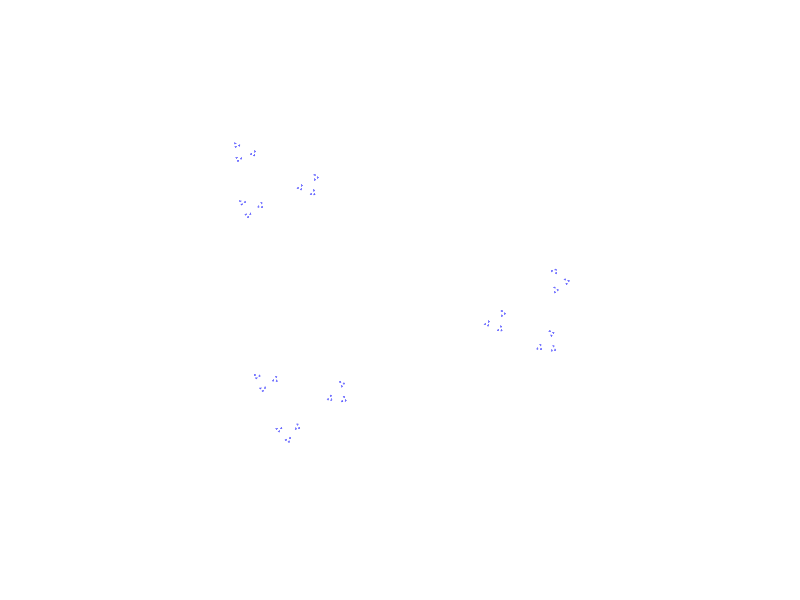

Write the MATLAB code that produced this figure. (Note: this script raises an error after producing the figure.)
% A simple script to plot self-affine sets by iterating polygons
% Zhou Feng @ 2020-10-12
clc, clf, clear
tic

%% settings
% IFS linear parts
numMaps = 3;
rotDeg = [0, 17, 90]; % unit in degree in [0, 360]
ratios = 1/3 * ones(1, numMaps);
linearMats = cell(1, numMaps);
for i = 1:numMaps
    linearMats{i} = ratios(i) * [cosd(rotDeg(i)) -sind(rotDeg(i));...
        sind(rotDeg(i)) cosd(rotDeg(i))];
end
% linearMats = {[-1/4 1/5; 1/4 1/5], [-1/4 1/3; 1/4 1/3]};

% IFS translations
translations = {[1.5; 0.2],...
    [0.25; 0.4],...
    [2.7; 0.6]};

% initial polygon for iteration
shapeInit = [0 3 3 0;
    0 0 2 2];

numItrs = 8; % iteration time

% plot settings
% format
showTitle = false;
fixAxisRatio = true;
colorFaces = repelem("black", numItrs+1);
alphaFaces = 0.3/(numItrs+1) * (1:1:numItrs+1);
% alphaFaces = 0.1 * ones(1, numItrs + 1);
colorEdges = repelem("black", numItrs+1);
alphaEdges = ones(1, numItrs + 1);
% figures
showItrs = false; % show intermediate iterations
showHistory = false; % plot previous iterations
saveFigures = false;
filename = "nonoverlap-OneFourth"; % the prefix for saved files
fileExt = ".pdf"; % file format: .pdf, .png, .jpg, .fig
fixBoundary = true; % fix the boundary as the initial polygon
rmWhite = true;
% grid
showGrid = false;
widthGrid = 0.05;

%% Examples
% % --- Hochman's talk ----------
% non-overlap self-similar set
numMaps = 3;
rotDeg = [0, 17, 60]; % unit in degree in [0, 360]
ratios = 1/4 * ones(1, numMaps);
linearMats = cell(1, numMaps);
for i = 1:numMaps
    linearMats{i} = ratios(i) * [cosd(rotDeg(i)) -sind(rotDeg(i));...
        sind(rotDeg(i)) cosd(rotDeg(i))];
end
translations = {[1/10; 6/10],...
    [1/5; 1/8],...
    [4/5; 3/10]};
shapeInit = [0 1 1 0;
    0 0 1 1];

% % overlapping self-similar set
% numMaps = 3;
% rotDeg = [0, 17, 90]; % unit in degree in [0, 360]
% ratios = 1/3 * ones(1, numMaps);
% linearMats = cell(1, numMaps);
% for i = 1:numMaps
%     linearMats{i} = ratios(i) * [cosd(rotDeg(i)) -sind(rotDeg(i));...
%         sind(rotDeg(i)) cosd(rotDeg(i))];
% end
% translations = {[1.5; 0.2],...
%     [0.25; 0.4],...
%     [2.7; 0.6]};
% shapeInit = [0 3 3 0;
%              0 0 2 2];

% ---------------------------------- gaskets --------------------------------- %
% % Sierpinski gasket
% cRatio = 1/2;
% linearMats = cell(1, 3);
% for i = 1:3
%     linearMats{i} = cRatio * eye(2);
% end
% translations = {[0; 0], [cRatio; 0], [0; cRatio]};
% shapeInit = [0 1 0; 0 0 1];

% % Sierpinski gasket (self-affine)
% hRatio = 0.25;
% vRatio = 0.7;
% linearMats = {[hRatio 0; 0 vRatio],
%               [1 - hRatio 1 - hRatio - vRatio; 0 vRatio],
%               [1 - vRatio 0; 0 1 - vRatio]};
% translations = {[0; 0], [hRatio; 0], [0; vRatio]};
% shapeInit = [0 1 0; 0 0 1];

% ---------------------------------- carpets --------------------------------- %
% % Sierpinski carpet
% linearMats = cell(1, 8);
% for i = 1:8
%     linearMats{i} = 1/3 * eye(2);
% end
% translations = {[0;0], [1;0], [2;0], [0;1], [2;1], [0;2], [1;2], [2;2]};
% shapeInit = [0 3 3 0; 0 0 3 3];

% % Bedford-McMullen carpet
% BMselect = [1 0 0;
%         0 1 0;
%         0 0 1;
%         1 0 0]; % select positions
% [BMv, BMh] = size(BMselect);
% BMmat = flipud(BMselect);
% [oneRows, oneCols] = find(BMmat > 0);
% BMsize = length(oneRows);
% BMlinear = [1 / BMh 0; 0 1 / BMv];
% linearMats = cell(1, BMsize);
% translations = cell(1, BMsize);
% for i = 1:BMsize
%     linearMats{i} = BMlinear;
%     translations{i} = [(oneCols(i) - 1) * (1 / BMh); (oneRows(i) - 1) * (1 / BMv)];
% end
% shapeInit = [0 1 1 0; 0 0 1 1];

% % Baranski carpet (with possible overlaps)
% Bar_h = [0.1 0.3 0.4 0.2]; % horizontal scales
% Bar_v = [0.1 0.2 0.4 0.3]; % vertical scales
% Bar_select = [1 0 1 0;
%               0 1 0 1;
%               0 0 0 0;
%               0 0 1 0]; % select positions
% Bar_mat = flipud(Bar_select);
% [oneRows, oneCols] = find(Bar_mat > 0);
% Bar_size = length(oneRows);
% linearMats = cell(1, Bar_size);
% translations = cell(1, Bar_size);
% for i = 1:Bar_size
%     linearMats{i} = [Bar_h(oneCols(i)) 0; 0 Bar_v(oneRows(i))];
%     translations{i} = [sum(Bar_h(1:oneCols(i))) - Bar_h(oneCols(i));...
%         sum(Bar_v(1:oneRows(i))) - Bar_v(oneRows(i))];
% end
% shapeInit = [0 1 1 0; 0 0 1 1];

% --------------------------------- triangles -------------------------------- %
% % Sierpinski triangle
% cRatio = 1/2;
% linearMats = cell(1, 3);
% for i = 1:3
%     linearMats{i} = cRatio * eye(2);
% end
% translations = {[0; 0], [1-cRatio; 0], [0.5*(1-cRatio); (1-cRatio)*0.5*sqrt(3)]};
% shapeInit = [0 1 0.5; 0 0 0.5*sqrt(3)];

% % Sierpinski triangle (self-affine)
% ratio1st = 2/3;
% ratio2nd = 2/3;
% linearMats = {[ratio1st * (1 - ratio2nd) ratio1st * (2 * ratio2nd - 1) / sqrt(3);...
%     0 ratio1st * ratio2nd], ...
%     [ratio1st * (1 - ratio2nd) 0; 0 ratio1st * (1 - ratio2nd)], ...
%     [ratio1st * ratio2nd 0; 0 ratio1st * ratio2nd], ...
%     [1 - ratio1st 0; 0 1 - ratio1st], ...
%     [1/2 (1/2 - ratio1st) / sqrt(3); sqrt(3) / 2 - sqrt(3) * ratio1st 1/2]};
% translations = {[0; 0], [ratio1st * ratio2nd / 2; ratio1st * ratio2nd * sqrt(3) / 2],...
%     [ratio1st * (1 - ratio2nd); 0], ...
%     [ratio1st; 0], [ratio1st / 2; ratio1st * sqrt(3) / 2]};
% shapeInit = [0 1 0.5; 0 0 0.5 * sqrt(3)];

% ----------------------------------- dusts ---------------------------------- %
% % Cantor dust
% linearMats = cell(1, 4);
% for i = 1:4
%     linearMats{i} = 0.25 * eye(2);
% end
% translations = {[0.26; 0], ...
%     [0.75; 0.25], ...
%     [0; 0.5], ...
%     [0.5; 0.75]};
% shapeInit = [0 1 1 0; 0 0 1 1];

% % product Cantor set
% linearMats = cell(1, 4);
% for i = 1:4
%     linearMats{i} = 1/3 * eye(2);
% end
% translations = {[0; 0], [2/3; 0], [0; 2/3], [2/3; 2/3]};
% shapeInit = [0 1 1 0; 0 0 1 1];

% ----------------------------------- misc ----------------------------------- %
% % Dim of self-affine sets is discontinuous
% ratioDimDiscts = 0.1;
% linearMats = {[0.5 0; 0 1/3], [0.5 0; 0 1/3]};
% translations = {[0; 2/3], [ratioDimDiscts; 0]};
% shapeInit = [0 1 1 0; 0 0 1 1];

% % attenna
% linearMats = {[0.25 0; 0 0.25], [0.25 0; 0 0.25], [0.25 0; 0 0.25],...
%               [0.25 0; 0 0.25], [0.5 0; 0 0.5]};
% translations = {[0; 0], [0.75; 0], [0.75; 0.75], [0; 0.75], [0.25; 0.25]};
% shapeInit = [0 1 1 0; 0 0 1 1];

%% Error handling
isCompactible = false;

if length(linearMats) == length(translations)
    isCompactible = true;
end

if ~isCompactible
    error('Illegal settings. Dimensions of the parameters does not match!')
end

% generate params
spaceDim = 2;
numInitFaces = 1;
sizeIFS = length(linearMats);
numInitPts = size(shapeInit, 2);
shapeInitFaces = 1:numInitPts;

% colors
colorsRGB = {[0 0.4470 0.7410],...
    [0.8500 0.3250 0.0980],...
    [0.9290 0.6940 0.1250],...
    [0.4940 0.1840 0.5560],...
    [0.4660 0.6740 0.1880],...
    [0.3010 0.7450 0.9330],...
    [0.6350 0.0780 0.1840]};

%% Generate points
ptsInit = shapeInit;
ptsNow = ptsInit;
sizeNow = numInitPts;
ptsTotal = cell(numItrs + 1, 1);
ptsTotal{1} = ptsInit;

for levelNow = 1:numItrs
    
    ptsTmp = zeros(spaceDim, sizeNow * sizeIFS);
    
    for indexFct = 1:sizeIFS
        ptsTmp(:, (indexFct - 1) * sizeNow + 1:indexFct * sizeNow) = ...
            linearMats{indexFct} * ptsNow + translations{indexFct};
    end
    
    ptsNow = ptsTmp;
    sizeNow = size(ptsNow, 2);
    
    ptsTotal{levelNow + 1} = ptsNow;
end

%% Plot
numShapes = sizeNow / numInitPts;
startF = numItrs + 1;
if showItrs
    startF = 1;
end
for f = startF:numItrs +1
    if showItrs
        figure(f)
    else
        figure(1)
    end
    
    startPlot = 1;
    if ~showHistory
        startPlot = f;
    end
    if fixBoundary
        for i = 1
            sizeTmp = size(ptsTotal{i}, 2);
            numShapesTmp = sizeTmp / numInitPts;
            facesPlot = kron(ones(numShapesTmp, 1), shapeInitFaces) + ...
                kron((0:(numShapesTmp - 1))' * numInitPts, ones(numInitFaces, 1));
            patch('Faces', facesPlot, ...
                'Vertices', ptsTotal{i}', ...
                'FaceColor', 'w', ...
                'EdgeColor', 'w')
            hold on
        end
    end
    for i = startPlot:f
        sizeTmp = size(ptsTotal{i}, 2);
        numShapesTmp = sizeTmp / numInitPts;
        facesPlot = kron(ones(numShapesTmp, 1), shapeInitFaces) + ...
            kron((0:(numShapesTmp - 1))' * numInitPts, ones(numInitFaces, 1));
        patch('Faces', facesPlot, ...
            'Vertices', ptsTotal{i}', ...
            'FaceColor', colorFaces(i), ...
            'FaceAlpha', alphaFaces(i),...
            'EdgeColor', colorEdges(i), ...
            'EdgeAlpha', alphaEdges(i))
        hold on
    end
    set(gca, 'XColor', 'none', 'YColor', 'none')
    if showGrid
        grid on
        set(gca, 'xtick', min(shapeInit(1,:)):widthGrid:max(shapeInit(1,:)))
        set(gca, 'ytick', min(shapeInit(2,:)):widthGrid:max(shapeInit(2,:)))
    end
    if fixAxisRatio
        axis image
    end
    if showTitle
        title(['Iteration time = ', num2str(f)], 'Interpreter', 'latex');
    end
    if saveFigures
        if ~rmWhite
            saveas(gcf, filename + "-itr" + num2str(f-1) + fileExt)
        else
            exportgraphics(gcf, filename + "-itr" + num2str(f-1) + fileExt,...
                'BackgroundColor', 'none')
        end
    end
end


%% show param
countPtsTotal = sizeNow;
countShapesTotal = numShapes;
tableResults = table(countPtsTotal, countShapesTotal);
disp(tableResults)
